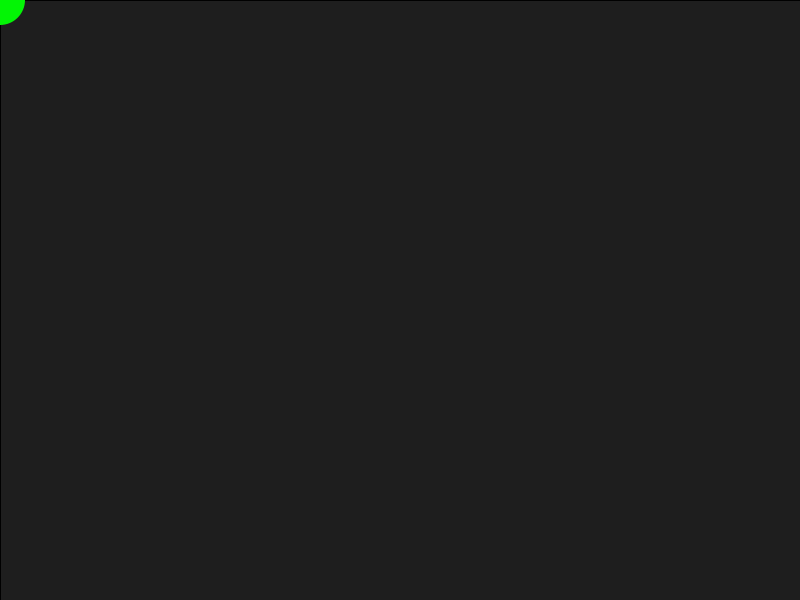
Frame 1 (no input)
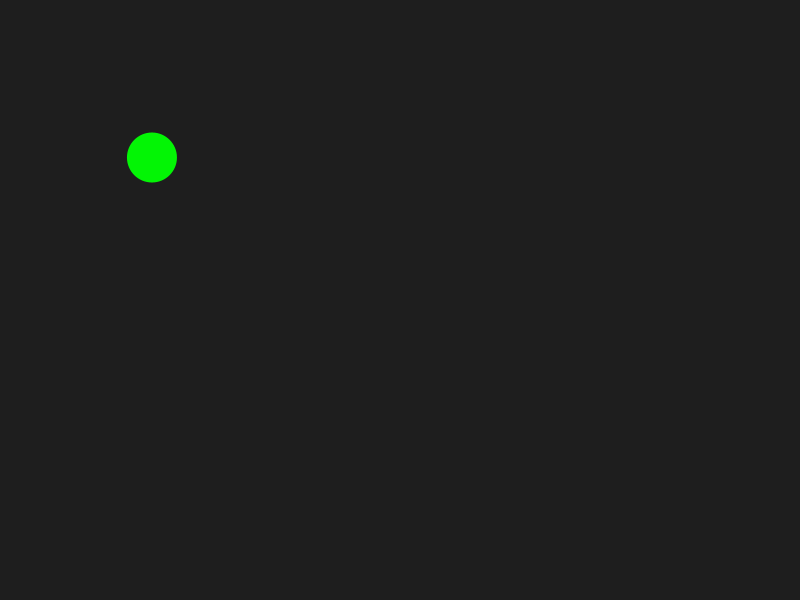
Frame 60 (the mouse pressed at the canvas centre just before this capture)
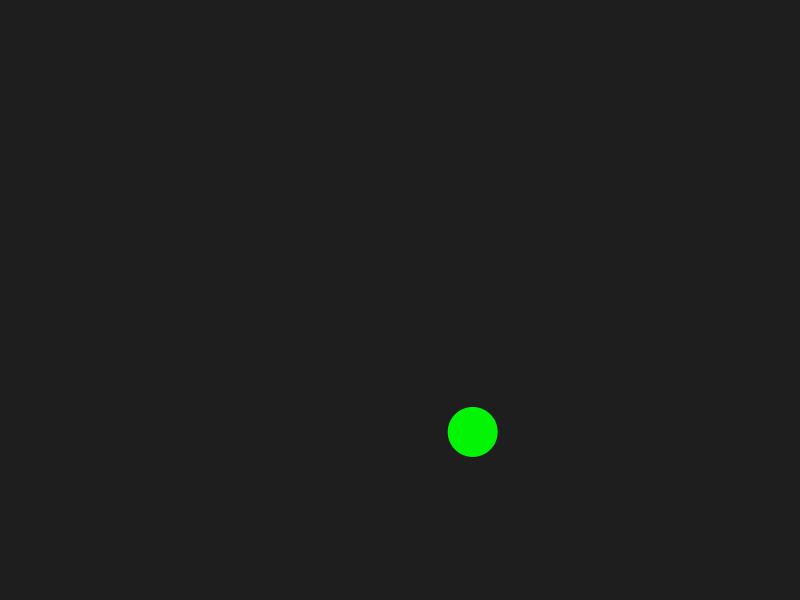
Frame 120 (the mouse held since frame 60 and released just before this capture)

The Processing sketch that drew these frames (run headless with seeded random() and noise(); from frame 60 on, the mouse is pressed at the canvas centre):

// Processing sketch: processing_161829
// ── processing_161829.pde

float xSpeed = 3;
float ySpeed = 1;
float xPosition = mouseX;
float yPosition = mouseY;
float diameter = 50;
float background = 30;
 
void setup()
{
  size(800, 600);
  background(background);
}

void mousePressed()
{
  xPosition = mouseX;
  yPosition = mouseY;
}

void mouseDragged()
{
  xSpeed = mouseX-pmouseX;
  ySpeed = mouseY-pmouseY;
}

void draw()
{
  fill(background);
  rect(0, 0,width, height);
  
  fill(3, 245, 5);
  noStroke();
  ellipse(xPosition, yPosition, diameter, diameter);
 
  ySpeed +=1;
  xSpeed *=.99;
  xPosition += xSpeed;
  yPosition += ySpeed;
  
  // gravity bouncing
  if (yPosition > height-diameter/2)
  {
    yPosition=height-diameter/2;
    ySpeed = -ySpeed*.9;
  }
  
  //bounce ceiling
  if (yPosition < diameter/2)
  {
    yPosition=diameter/2;
    ySpeed = -ySpeed;
  }
  
  //bounce wall right
  if (xPosition > width-diameter/2)
  {
    xPosition=width-diameter/2;
    xSpeed = -xSpeed;
  }
  
  //bounce wall left
  if (xPosition < diameter/2)
  {
    xPosition=diameter/2;
    xSpeed = -xSpeed;
  }
  
}
